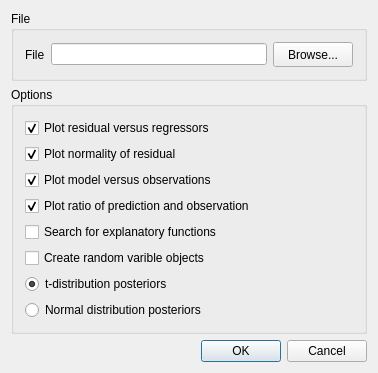
<?xml version="1.0" encoding="UTF-8"?>
<ui version="4.0">
 <class>RModelInferenceDialogUi</class>
 <widget class="QWidget" name="RModelInferenceDialogUi">
  <property name="geometry">
   <rect>
    <x>0</x>
    <y>0</y>
    <width>378</width>
    <height>323</height>
   </rect>
  </property>
  <property name="windowTitle">
   <string>Model Inference</string>
  </property>
  <layout class="QVBoxLayout" name="verticalLayout_2">
   <item>
    <widget class="QGroupBox" name="fileGroupBox">
     <property name="title">
      <string>File</string>
     </property>
     <layout class="QHBoxLayout" name="horizontalLayout_2">
      <item>
       <widget class="QLabel" name="label">
        <property name="text">
         <string>File</string>
        </property>
        <property name="buddy">
         <cstring>lineEdit</cstring>
        </property>
       </widget>
      </item>
      <item>
       <widget class="QLineEdit" name="lineEdit">
        <property name="minimumSize">
         <size>
          <width>200</width>
          <height>0</height>
         </size>
        </property>
       </widget>
      </item>
      <item>
       <widget class="QPushButton" name="browseButton">
        <property name="minimumSize">
         <size>
          <width>25</width>
          <height>25</height>
         </size>
        </property>
        <property name="text">
         <string>Browse...</string>
        </property>
       </widget>
      </item>
     </layout>
    </widget>
   </item>
   <item>
    <widget class="QGroupBox" name="optionsGroupBox">
     <property name="title">
      <string>Options</string>
     </property>
     <layout class="QVBoxLayout" name="verticalLayout">
      <item>
       <widget class="QCheckBox" name="ResiudalPlotCheckBox">
        <property name="text">
         <string>Plot residual versus regressors</string>
        </property>
        <property name="checked">
         <bool>true</bool>
        </property>
       </widget>
      </item>
      <item>
       <widget class="QCheckBox" name="NormalityPlotCheckBox">
        <property name="text">
         <string>Plot normality of residual</string>
        </property>
        <property name="checked">
         <bool>true</bool>
        </property>
       </widget>
      </item>
      <item>
       <widget class="QCheckBox" name="ModelPredictionPlotCheckBox">
        <property name="text">
         <string>Plot model versus observations</string>
        </property>
        <property name="checked">
         <bool>true</bool>
        </property>
       </widget>
      </item>
      <item>
       <widget class="QCheckBox" name="ModelObsRatioPlotCheckBox">
        <property name="text">
         <string>Plot ratio of prediction and observation</string>
        </property>
        <property name="checked">
         <bool>true</bool>
        </property>
       </widget>
      </item>
      <item>
       <widget class="QCheckBox" name="SearchCheckBox">
        <property name="text">
         <string>Search for explanatory functions</string>
        </property>
       </widget>
      </item>
      <item>
       <widget class="QCheckBox" name="CreateRVCheckBox">
        <property name="text">
         <string>Create random varible objects</string>
        </property>
       </widget>
      </item>
      <item>
       <widget class="QRadioButton" name="TDistributionRadioButton">
        <property name="text">
         <string>t-distribution posteriors</string>
        </property>
        <property name="checked">
         <bool>true</bool>
        </property>
       </widget>
      </item>
      <item>
       <widget class="QRadioButton" name="NormalDistributionRadioButton">
        <property name="text">
         <string>Normal distribution posteriors</string>
        </property>
       </widget>
      </item>
     </layout>
    </widget>
   </item>
   <item>
    <layout class="QHBoxLayout" name="horizontalLayout">
     <item>
      <spacer name="horizontalSpacer">
       <property name="orientation">
        <enum>Qt::Horizontal</enum>
       </property>
       <property name="sizeHint" stdset="0">
        <size>
         <width>40</width>
         <height>20</height>
        </size>
       </property>
      </spacer>
     </item>
     <item>
      <widget class="QPushButton" name="okButton">
       <property name="text">
        <string>OK</string>
       </property>
       <property name="default">
        <bool>true</bool>
       </property>
      </widget>
     </item>
     <item>
      <widget class="QPushButton" name="cancelButton">
       <property name="text">
        <string>Cancel</string>
       </property>
      </widget>
     </item>
    </layout>
   </item>
  </layout>
 </widget>
 <layoutdefault spacing="6" margin="11"/>
 <resources/>
 <connections/>
</ui>
